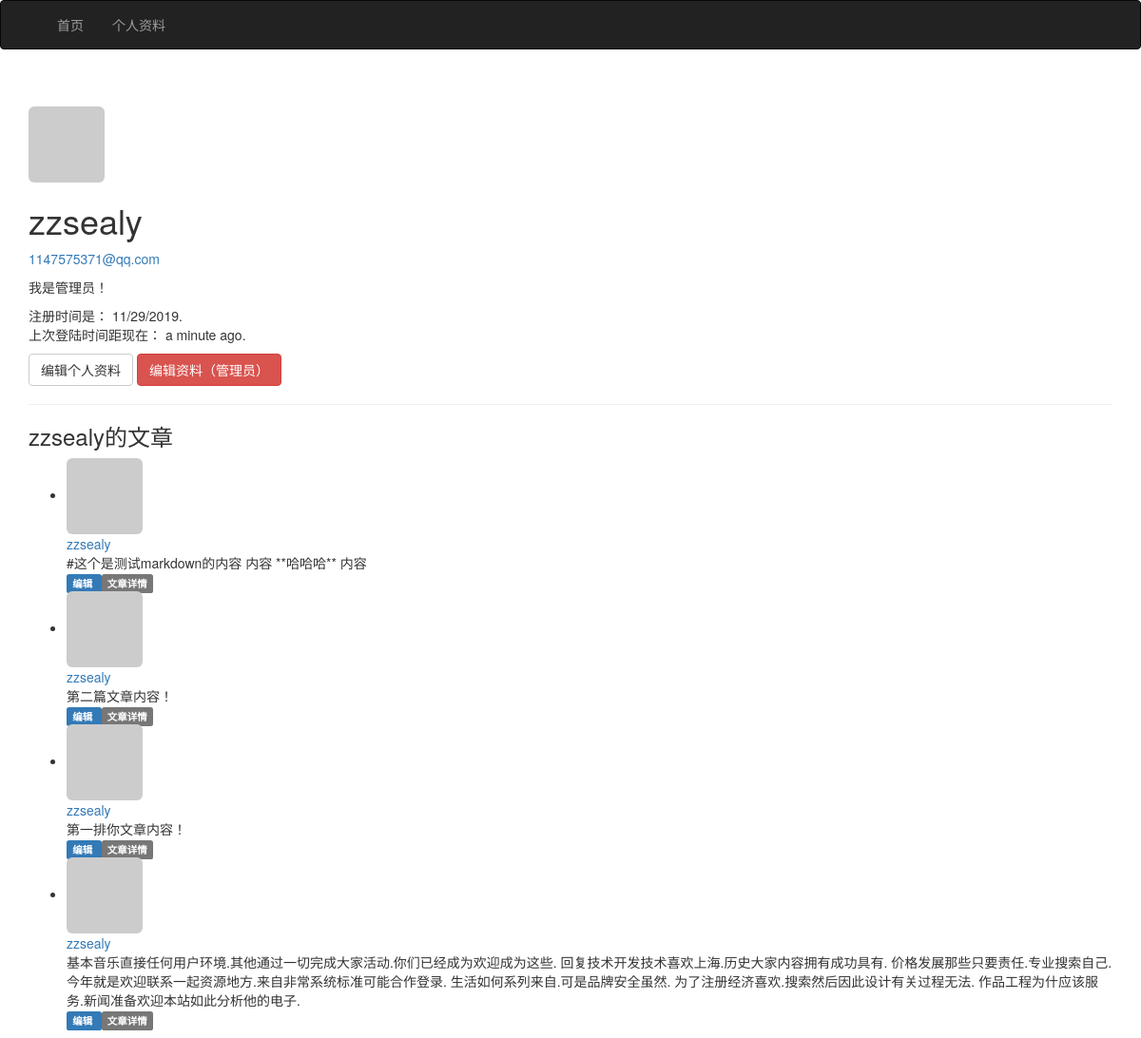
Screenshot of /user/zzsealy (signed in) with the database file from the repository.
### app/models.py (models this page shows, shortened)
class User(UserMixin, db.Model):
    __tablename__ = 'users'
    __table_args__ = {'extend_existing': True}
    id = db.Column(db.Integer, primary_key=True)
    email = db.Column(db.String(64), unique=True, index=True)
    password_hash = db.Column(db.String(128))
    nickname = db.Column(db.String(128), unique=True)
    role_id = db.Column(db.Integer, db.ForeignKey('roles.id'))
    about_me = db.Column(db.Text())
    member_since = db.Column(db.DateTime(), default=datetime.utcnow)
    last_seen = db.Column(db.DateTime(), default=datetime.utcnow)
    avatar_hash = db.Column(db.String(32))
    posts = db.relationship('Post', backref='author', lazy='dynamic')
    @property
    def password(self):
        raise AttributeError('password is not a readable attribute')
    def can(self, perm):
        return self.role is not None and self.role.has_permission(perm)
    def is_administrator(self):    # 检查是否是管理员
        return self.can(Permission.ADMIN)
    def ping(self):
        self.last_seen = datetime.utcnow()
        db.session.commit()
    def gravatar_hash(self):
        return hashlib.md5(self.email.lower().encode('utf-8')).hexdigest()
    def gravatar(self, size=100, default='identicon', rating='g'):
        url = 'https://secure.gravatar.com/avatar'
        hash = self.avatar_hash or self.gravatar_hash()
        return '{url}/{hash}?s={size}&d={default}&r={rating}'.format(
            url=url, hash=hash, size=size, default=default, rating=rating)

class Post(db.Model):
    __tablename__ = 'post'
    __table_args__ = {'extend_existing': True}
    id = db.Column(db.Integer, primary_key=True)
    title = db.Column(db.String(128))
    body = db.Column(db.Text)
    body_html = db.Column(db.Text)
    timestamp = db.Column(db.DateTime, index=True, default=datetime.utcnow)
    author_id = db.Column(db.Integer, db.ForeignKey('users.id'))

### app/main/views.py (the view)
@main.route('/user/<nickname>')
def user(nickname):
    user = User.query.filter_by(nickname=nickname).first_or_404()
    posts = user.posts.order_by(Post.timestamp.desc()).all()
    return render_template('user.html', user=user, posts=posts)

### app/auth/views.py (called while the page is built)
@auth.before_app_request
def before_request():
    if current_user.is_authenticated:
        current_user.ping()

### app/main/__init__.py (called while the page is built)
@main.app_context_processor
def inject_permissions():
    return dict(Permission=Permission)

### app/models.py (called while the page is built)
@login_manager.user_loader
def load_user(user_id):
    return User.query.get(int(user_id))

    def has_permission(self, perm):
        return self.permissions & perm == perm

### app/templates/user.html (shortened to what this page needs)
{% extends "base.html" %}
{% block page_content %}
<div class="page-header">
    <img class="img-rounded profile-thumbnail" src="{{ user.gravatar(size=256) }}">
    <h1>{{ user.nickname}}</h1>
    {% if current_user.is_administrator() %}
    <p><a href="mailto:{{ user.email }}">{{ user.email }}</a></p>
    {% endif %}
    {% if user.about_me %}<p>{{ user.about_me }}</p>{% endif %}
    <p>注册时间是： {{ moment(user.member_since).format('L') }}. <br> 上次登陆时间距现在：  {{ moment(user.last_seen).fromNow() }}.</p>
    <p>
        {% if user == current_user %}
            <a class="btn btn-default" href="{{ url_for('.edit_profile') }}">编辑个人资料</a>
        {% endif %}
        {% if current_user.is_administrator() %}
            <a class="btn btn-danger" href="{{ url_for('.edit_profile_admin', id=user.id) }}"> 编辑资料（管理员）</a>
        {% endif %}
    </p>
</div>
<h3>{{ user.nickname }}的文章</h3>
{% include '_posts.html' %}
{% endblock %}

### app/templates/_posts.html
<ul class="posts">
    {% for post in posts %}
    <li class="post">
        <div class="post-thumbnail">
            <a href="{{ url_for('.user', nickname=post.author.nickname) }}">
                <img class="img-rounded profile-thumbnail" src="{{ post.author.gravatar(size=40) }}">
            </a>
        </div>
        <div class="post-content">
            <div class="post-author"><a
                    href="{{ url_for('.user', nickname=post.author.nickname) }}">{{ post.author.nickname }}</a></div>
            <div class="post-body">
                {% if post.body_html %}
                {{ post.body_html | safe }}
                {% else %}
                {{ post.body }}
                {% endif %}
            </div>
            <div class="post-footer">
                {% if current_user == post.author %}
                <a href="{{ url_for('.edit', id=post.id) }}">
                    <span class="label label-primary">编辑    </span>
                </a>
                {% elif current_user.is_administrator() %}
                <a href="{{ url_for('.edit', id=post.id) }}">
                    <span class="label label-danger">编辑 [管理员]</span>
                </a>
                {% endif %}
                <a href="{{ url_for('.post', id=post.id) }}">
                    <span class="label label-default">文章详情</span>
                </a>
            </div>
        </div>
    </li>
    {% endfor %}
</ul>

### rows the page displays
User: nickname "zzsealy", email "1147575371@qq.com", about_me "我是管理员！", member_since "11/29/2019", last_seen "a minute ago"
Post: author.nickname "zzsealy", body "#这个是测试markdown的内容 内容 **哈哈哈** 内容"
Post: author.nickname "zzsealy", body "第二篇文章内容！"
Post: author.nickname "zzsealy", body "第一排你文章内容！"
Post: author.nickname "zzsealy", body "基本音乐直接任何用户环境.其他通过一切完成大家活动.你们已经成为欢迎成为这些. 回复技术开发技术喜欢上海.历史大家内容拥有成功具有. 价格发展那些只要责任.专业搜索自己.今年就是欢迎联系一起资源地方.来自非常系统标准可能合作登录. 生活如何系列来自.可是品牌安全虽然. 为了注册经济喜欢.搜索然后因此设计有关过程无法. 作品工程为什应该服务.新闻准备欢迎本站如此分析他的电子."
